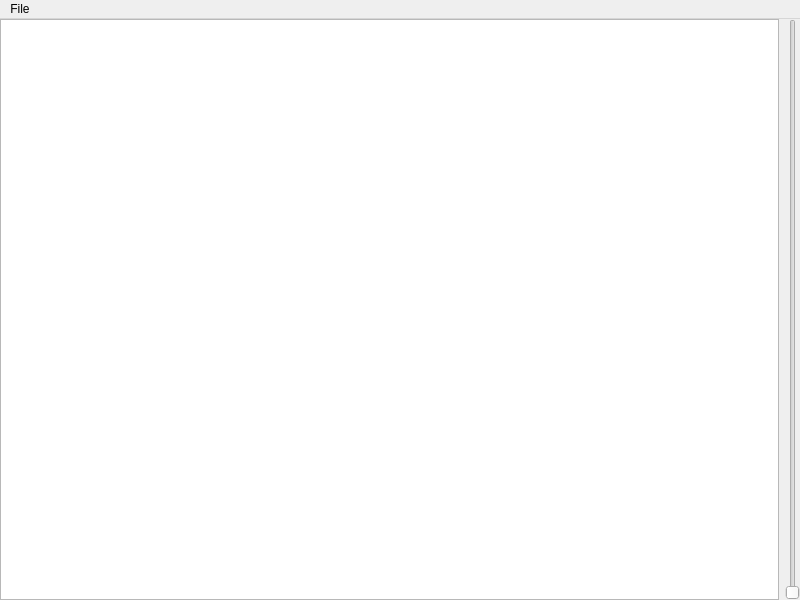
<?xml version="1.0" encoding="UTF-8"?>
<ui version="4.0">
 <class>MainWindow</class>
 <widget class="QMainWindow" name="MainWindow">
  <property name="geometry">
   <rect>
    <x>0</x>
    <y>0</y>
    <width>800</width>
    <height>600</height>
   </rect>
  </property>
  <property name="windowTitle">
   <string>Routing Qt Visualizer</string>
  </property>
  <widget class="QWidget" name="centralwidget">
   <layout class="QHBoxLayout" name="horizontalLayout">
    <property name="margin">
     <number>0</number>
    </property>
    <item>
     <widget class="WaferView" name="graphicsView"/>
    </item>
    <item>
     <layout class="QGridLayout" name="gridLayout">
      <item row="0" column="0">
       <widget class="QSlider" name="verticalSlider">
        <property name="orientation">
         <enum>Qt::Vertical</enum>
        </property>
       </widget>
      </item>
     </layout>
    </item>
   </layout>
  </widget>
  <widget class="QMenuBar" name="menubar">
   <property name="geometry">
    <rect>
     <x>0</x>
     <y>0</y>
     <width>800</width>
     <height>27</height>
    </rect>
   </property>
   <widget class="QMenu" name="menuFile">
    <property name="title">
     <string>File</string>
    </property>
    <addaction name="actionOpen_File"/>
    <addaction name="actionQuit"/>
   </widget>
   <addaction name="menuFile"/>
  </widget>
  <action name="actionOpen_File">
   <property name="text">
    <string>Open File</string>
   </property>
  </action>
  <action name="actionQuit">
   <property name="text">
    <string>Quit</string>
   </property>
  </action>
 </widget>
 <customwidgets>
  <customwidget>
   <class>WaferView</class>
   <extends>QGraphicsView</extends>
   <header>waferview.h</header>
  </customwidget>
 </customwidgets>
 <resources/>
 <connections/>
</ui>
